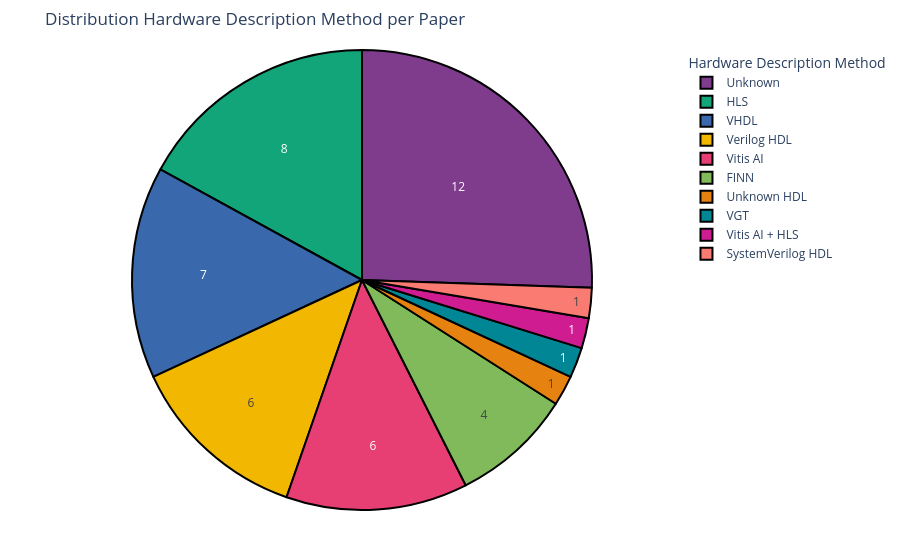

The code cell stored with this chart in its notebook:
### Code cell
# Replace None values with "Unknown" for better visualization
tmp_df = research_df['Hardware Description'].fillna("Unknown")
# Only replace when HDL is the exact value
tmp_df = pd.Series([
    'Unknown HDL' if val == 'HDL' else val 
    for val in tmp_df
])

# Convert to DataFrame with value counts for plotting
hdl_counts = tmp_df.value_counts().reset_index()
hdl_counts.columns = ['Hardware Description', 'Count']

# Plot the distribution of hardware description methods with counts instead of percentages
fig5 = px.pie(hdl_counts, 
              names='Hardware Description', 
              values='Count',
              title='Distribution Hardware Description Method per Paper',
              hole=0,
              color_discrete_sequence=px.colors.qualitative.Bold)

# Add border around segments and update to show absolute counts instead of percentages
fig5.update_traces(
    marker=dict(line=dict(color='#000000', width=2)),
    textinfo='value'  # This changes from percentage to absolute count
)

# Improve layout
fig5.update_layout(
    legend_title_text='Hardware Description Method',
    margin=dict(t=50, b=50, l=50, r=50)
)

fig5.show()

### Figure 1 — Plotly figure (JSON) as saved in the notebook; plotly's stock layout.template omitted (floating-point values rounded to 4 significant figures)
{"data": [{"domain": {"x": [0, 1], "y": [0, 1]}, "hole": 0, "hovertemplate": "Hardware Description=%{label}<br>Count=%{value}<extra></extra>", "labels": ["Unknown", "HLS", "VHDL", "Verilog HDL", "Vitis AI", "FINN", "Unknown HDL", "VGT", "Vitis AI + HLS", "SystemVerilog HDL"], "legendgroup": "", "marker": {"line": {"color": "#000000", "width": 2}}, "name": "", "showlegend": true, "textinfo": "value", "type": "pie", "values": [12, 8, 7, 6, 6, 4, 1, 1, 1, 1]}], "layout": {"legend": {"title": {"text": "Hardware Description Method"}, "tracegroupgap": 0}, "margin": {"b": 50, "l": 50, "r": 50, "t": 50}, "piecolorway": ["rgb(127, 60, 141)", "rgb(17, 165, 121)", "rgb(57, 105, 172)", "rgb(242, 183, 1)", "rgb(231, 63, 116)", "rgb(128, 186, 90)", "rgb(230, 131, 16)", "rgb(0, 134, 149)", "rgb(207, 28, 144)", "rgb(249, 123, 114)", "rgb(165, 170, 153)"], "title": {"text": "Distribution Hardware Description Method per Paper"}}}
